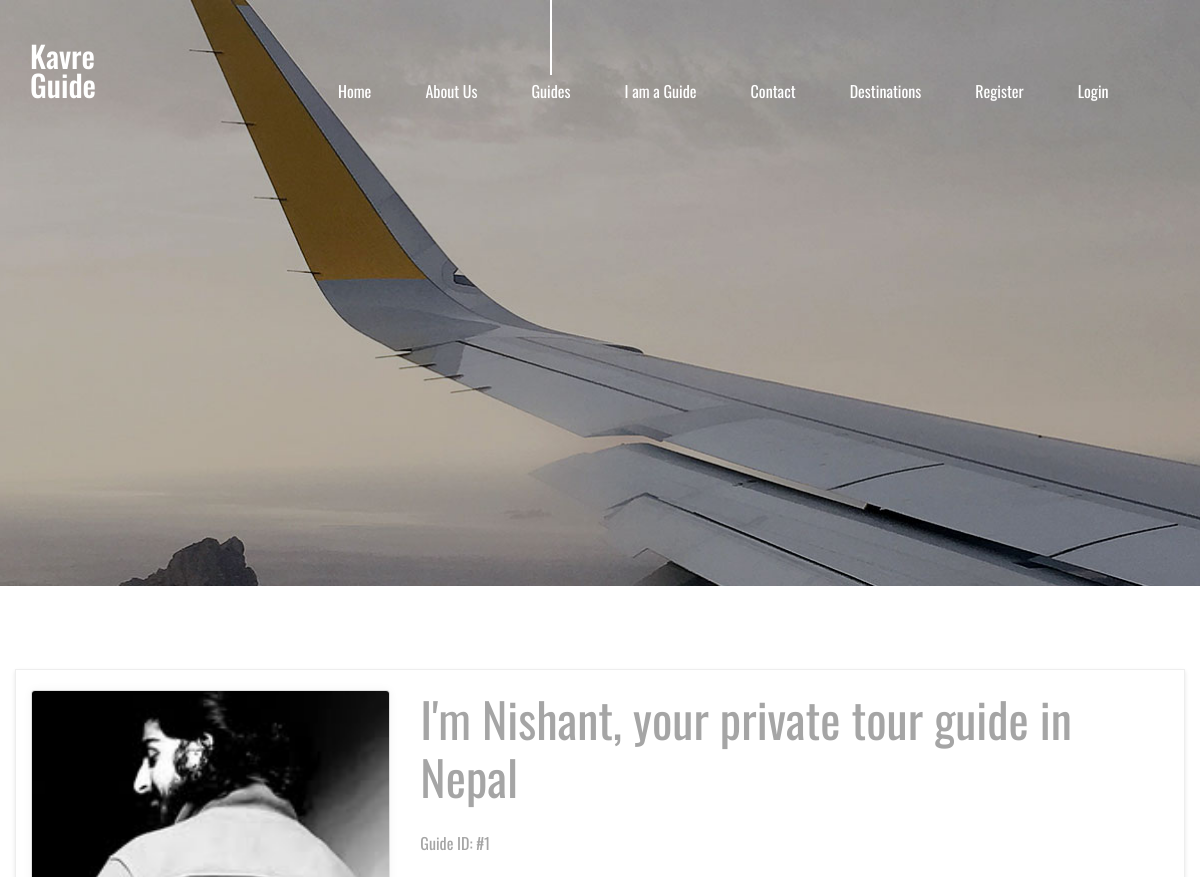
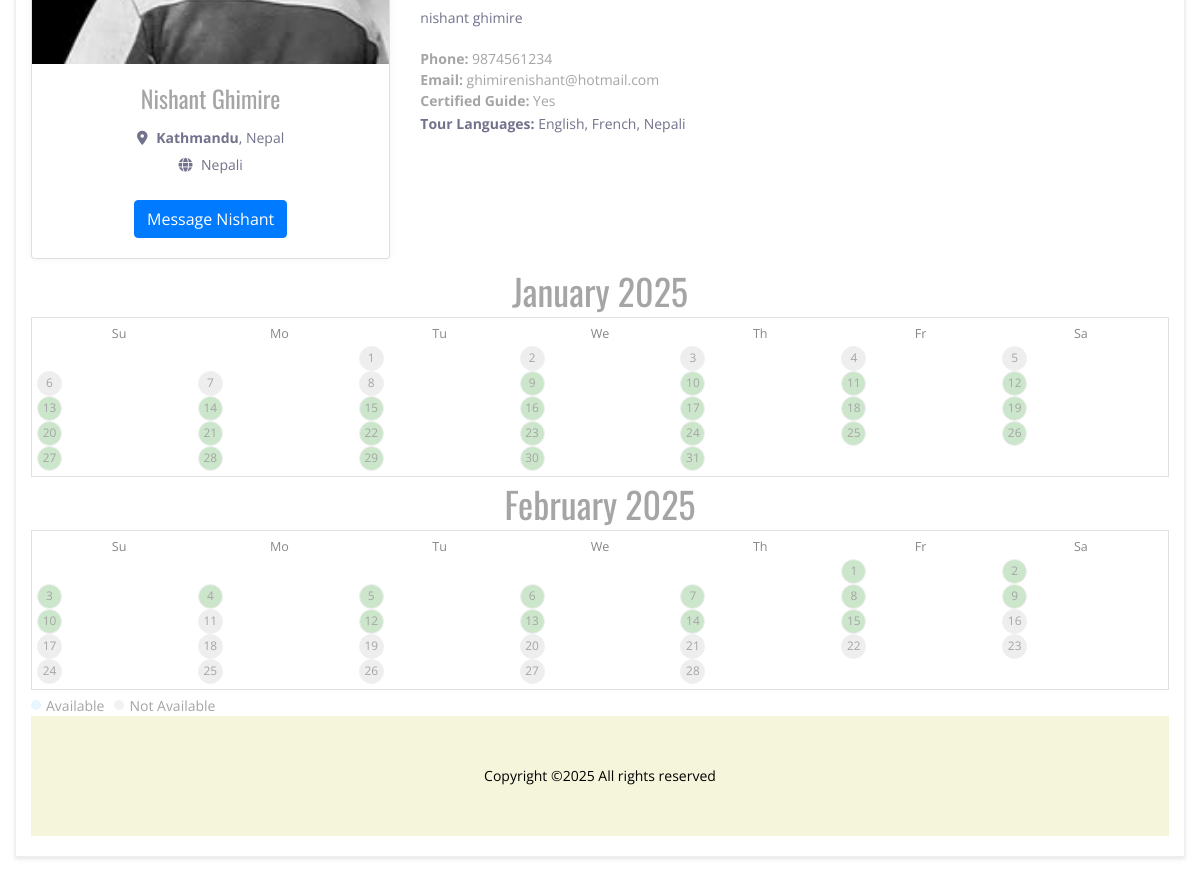
The app's page /accounts/news/1/ with its own data (2 pictures, top to bottom).
### travello/models.py (models this page shows, shortened)
class Guide(models.Model):
    CIVILITY_CHOICES = [
        ('Mr', 'Mr'),
        ('Mrs', 'Mrs'),
        ('Ms', 'Ms'),
    ]
    civility = models.CharField(max_length=10, choices=CIVILITY_CHOICES)
    first_name = models.CharField(max_length=50)
    last_name = models.CharField(max_length=50)
    email = models.EmailField()
    phone_number = models.CharField(max_length=15, blank=True, null=True)
    country = models.CharField(max_length=100)
    city_or_region = models.CharField(max_length=100)
    mother_tongue = models.CharField(max_length=50)
    tour_languages = models.TextField(help_text="Comma-separated list of languages")
    presentation = models.TextField()
    photo = models.ImageField(upload_to="pics/")
    certified_guide = models.BooleanField(default=False)
    guide_card = models.FileField(upload_to="pics/", blank=True, null=True)
    message = models.TextField(blank=True, null=True)
    created_at = models.DateTimeField(auto_now_add=True)
    price = models.DecimalField(max_digits=10, decimal_places=2, default=0.00)
    username = models.CharField(max_length=150, unique=True)
    password = models.CharField(max_length=128)  # Password field for hashing
    users = models.ManyToManyField('auth.User', blank=True, related_name='userss')

### accounts/views.py (the view)
# urls.py: path('news/<int:guide_id>/', views.guide_details, name='guide_details'),
def guide_details(request, guide_id):
    guide = get_object_or_404(Guide, id=guide_id)
    today = datetime.today()
    availabilities = guide.availabilities.all()
    cal_data = []
    for i in range(0, 2):
        month_date = today.replace(month=today.month + i)
        year = month_date.year
        month = month_date.month
        num_days = monthrange(year, month)[1]
        first_day_of_month = datetime(year, month, 1).weekday()
        days = []
        for day in range(1, num_days + 1):
            date = datetime(year, month, day)
            is_available = False
            for availability in availabilities:
              if availability.start_date.date() <= date.date() <= availability.end_date.date():
                  is_available = True
                  break
            days.append({
                    'date': date,
                    'day': day,
                    'is_available': is_available,
                })
        first_day_range = list(range(first_day_of_month))
        cal_data.append(
            {
                "month_name": month_date.strftime("%B %Y"),
                "first_day_range": first_day_range,
                "days": days,
            }
        )
    return render(request, "guide_details.html", {"guide": guide, 'calendar_data': cal_data})

### templates/guide_details.html (shortened to what this page needs)
{% load static %}
{% load accounts_extras %}
<!DOCTYPE html>
<html lang="en">
<head>
    <link rel="stylesheet" href="https://cdnjs.cloudflare.com/ajax/libs/font-awesome/6.0.0-beta3/css/all.min.css">
    <link rel="stylesheet" type="text/css" href="{% static 'styles/bootstrap4/bootstrap.min.css' %}">
    <link href="{% static 'plugins/font-awesome-4.7.0/css/font-awesome.min.css' %}" rel="stylesheet" type="text/css">
    <link rel="stylesheet" type="text/css" href="{% static 'plugins/OwlCarousel2-2.2.1/owl.carousel.css' %}">
    <link rel="stylesheet" type="text/css" href="{% static 'plugins/OwlCarousel2-2.2.1/owl.theme.default.css' %}">
    <link rel="stylesheet" type="text/css" href="{% static 'plugins/OwlCarousel2-2.2.1/animate.css' %}">
    <link rel="stylesheet" type="text/css" href="{% static 'styles/destinations.css' %}">
    <link rel="stylesheet" type="text/css" href="{% static 'styles/destinations_responsive.css' %}">
    <link href="https://cdn.jsdelivr.net/npm/fullcalendar@6.1.8/main.min.css" rel="stylesheet">
</head>
<body>
    <header class="header">
		<div class="container">
			<div class="row">
				<div class="col">
					<div class="header_content d-flex flex-row align-items-center justify-content-start">
						<div class="header_content_inner d-flex flex-row align-items-end justify-content-start">
							<div class="logo"><a href="{% url "index" %}">Kavre Guide</a></div>
							<nav class="main_nav">
								<ul class="d-flex flex-row align-items-start justify-content-start">
									<li><a href="{% url "index" %}">Home</a></li>
									<li ><a href="{% url 'about' %}">About Us</a></li>
									<li class="active"><a href="{% url 'news' %}">Guides</a></li>
									<li><a href="{% url 'guide' %}">I am a Guide</a></li>
									<li><a href="{% url 'contact' %}">Contact</a></li>
									<li ><a href="{% url 'destinations' %}">Destinations</a></li>
									{% if user.is_authenticated %}
										<li><a href="{% url 'logout' %}">Logout</a></li>
									{% else %}
										<li><a href="{% url 'register' %}">Register</a></li>
										<li><a href="{% url 'login' %}">Login</a></li>
									{% endif %}
								</ul>
								</nav>
						</div>
					</div>
				</div>
			</div>
		</div>
	</header>
	<div class="home">
		<div class="background_image" style="background-image:url({% static 'images/destinations.jpg' %})"></div>
	</div>
    <br><br><br>
    <div class="container guide-details">
        <div class="row">
            <div class="col-md-4">
                <div class="card">
                    <img src="{{ guide.photo.url }}" class="card-img-top" alt="{{ guide.first_name }} {{ guide.last_name }}">
                    <div class="card-body text-center">
                        <h5 class="card-title">{{ guide.first_name }} {{ guide.last_name }}</h5>
                        <p class="card-text">
                            <strong><i class="fas fa-location-dot"></i> {{ guide.city_or_region }}</strong>, {{ guide.country }}<br>
                            <span> <i class="fas fa-globe"></i> {{ guide.mother_tongue }}</span>
                        </p><br>
                        <a href="{% url 'contact_guide' guide.id %}" class="btn btn-primary">Message {{ guide.first_name }}</a>
                    </div>
                </div>
            </div>
            <div class="col-md-8">
                <h2>I'm {{ guide.first_name }}, your private tour guide in {{ guide.country }}</h2><br>
                <h6>Guide ID: #{{ guide.id }}</h6><br>
                <p>{{ guide.presentation }}</p>
                <ul>
                    <li><strong>Phone:</strong> {{ guide.phone_number }}</li>
                    <li><strong>Email:</strong> {{ guide.email }}</li>
                    <li><strong>Certified Guide:</strong> {{ guide.certified_guide|yesno:"Yes,No" }}</li>
                </ul>
                <p>
                    <strong>Tour Languages:</strong> {{ guide.tour_languages }}
                </p>
            </div>
        </div>
 <div class="availability-calendar">
    {% if calendar_data %}
         {% for cal_data in calendar_data %}
         <h3>{{cal_data.month_name}}</h3>
         <div class="calendar-month">
         <div class="calendar-header">
            <div>Su</div><div>Mo</div><div>Tu</div><div>We</div><div>Th</div><div>Fr</div><div>Sa</div>
          </div>
             <div class="calendar-days">
              {% for i in cal_data.first_day_range %}
              <div class="calendar-day empty"></div>
              {% endfor %}
              {% for day in cal_data.days %}
                    <div class="calendar-day {% if day.is_available %}available{% else %}unavailable{% endif %}">{{ day.day }}</div>
                  {% endfor %}
           </div>
           </div>
        {% endfor %}
     {% endif %}
  </div>
 <div style="display: flex; align-items:center; margin-top: 5px;">
     <span style="display: inline-block; width: 10px; height: 10px; border-radius: 50%; background-color: #e6f7ff; margin-right:5px;"></span>Available
      <span style="display: inline-block; width: 10px; height: 10px; border-radius: 50%; background-color: #f2f2f2; margin-left:10px; margin-right:5px;"></span>Not Available
  </div>
<div style="background-color: beige; height: 120px; color: black; display: flex; justify-content: center; align-items: center;" class="col text-center">
			Copyright ©<script>document.write(new Date().getFullYear());</script> All rights reserved </a> </div>
</body>
</html>

### static/styles/destinations.css (style rules this page uses)
* { margin: 0; padding: 0; -webkit-font-smoothing: antialiased; -webkit-text-shadow: rgba(0,0,0,.01) 0 0 1px; text-shadow: rgba(0,0,0,.01) 0 0 1px; }
body { font-family: 'Open Sans', sans-serif; font-size: 14px; font-weight: 400; background: #FFFFFF; color: #a5a5a5; }
div { display: block; position: relative; -webkit-box-sizing: border-box; -moz-box-sizing: border-box; box-sizing: border-box; }
ul { list-style: none; margin-bottom: 0px; }
p { font-family: 'Open Sans', sans-serif; font-size: 14px; line-height: 1.9285; font-weight: 400; color: #72728c; -webkit-font-smoothing: antialiased; -webkit-text-shadow: rgba(0,0,0,.01) 0 0 1px; text-shadow: rgba(0,0,0,.01) 0 0 1px; }
p:last-of-type { margin-bottom: 0; }
a, a:hover, a:visited, a:active, a:link { text-decoration: none; -webkit-font-smoothing: antialiased; -webkit-text-shadow: rgba(0,0,0,.01) 0 0 1px; text-shadow: rgba(0,0,0,.01) 0 0 1px; }
h2 { font-size: 48px; }
h3 { font-size: 36px; }
h5 { font-size: 18px; }
h1, h2, h3, h4, h5, h6 { font-family: 'Oswald', sans-serif; font-weight: 400; -webkit-font-smoothing: antialiased; -webkit-text-shadow: rgba(0,0,0,.01) 0 0 1px; text-shadow: rgba(0,0,0,.01) 0 0 1px; }
.background_image { position: absolute; top: 0; left: 0; width: 100%; height: 100%; background-repeat: no-repeat; background-size: cover; background-position: center center; }
.header { position: fixed; top: 0; left: 0; width: 100%; z-index: 100; -webkit-transition: all 200ms ease; -moz-transition: all 200ms ease; -ms-transition: all 200ms ease; -o-transition: all 200ms ease; transition: all 200ms ease; }
.header_content { width: 100%; height: 148px; -webkit-transition: all 200ms ease; -moz-transition: all 200ms ease; -ms-transition: all 200ms ease; -o-transition: all 200ms ease; transition: all 200ms ease; }
.header_content_inner { width: 100%; }
.logo a { font-family: 'Oswald', sans-serif; font-size: 30px; font-weight: 500; color: #FFFFFF; line-height: 0.75; }
.main_nav { margin-left: 242px; }
.main_nav ul li { position: relative; }
.main_nav ul li::after { display: block; position: absolute; left: 50%; -webkit-transform: translateX(-50%); -moz-transform: translateX(-50%); -ms-transform: translateX(-50%); -o-transform: translateX(-50%); transform: translateX(-50%); top: -104px; width: 2px; height: 0px; background: #FFFFFF; content: ''; visibility: hidden; opacity: 0; -webkit-transition: all 200ms ease; -moz-transition: all 200ms ease; -ms-transition: all 200ms ease; -o-transition: all 200ms ease; transition: all 200ms ease; }
.main_nav ul li.active::after, .main_nav ul li:hover::after { height: 100px; visibility: visible; opacity: 1; }
.main_nav ul li:not(:last-child) { margin-right: 54px; }
.main_nav ul li a { font-family: 'Oswald', sans-serif; font-size: 16px; font-weight: 400; color: #FFFFFF; white-space: nowrap; }
.home { width: 100%; height: 586px; }

### templates/guide_details.html (style rules this page uses)
.guide-details { max-width: 1200px; margin: 20px auto; padding: 20px; background-color: white; border: 1px solid #eee; box-shadow: 0 2px 4px rgba(0, 0, 0, 0.1); }
.card { border: none; box-shadow: 0 0 10px rgba(0, 0, 0, 0.05); }
.card-img-top { width: 100%; height: auto; max-height: 250px; object-fit: cover; }
.card-title { font-size: 1.5rem; }
.card-text i { margin-right: 5px; }
.btn-primary { background-color: #007bff; color: white; border: none; padding: 10px 15px; border-radius: 5px; display: inline-block; text-align: center; text-decoration: none; cursor: pointer; }
.available { background-color: #e6f7ff; cursor: pointer; }
.unavailable { background-color: #f2f2f2; cursor: not-allowed; }
.availability-calendar { margin-top: 10px; }
.availability-calendar h3 { text-align: center; margin-bottom: 5px; }
.calendar-month { border: 1px solid #e0e0e0; padding: 5px; margin-bottom: 5px; }
.calendar-header { display: grid; grid-template-columns: repeat(7, 1fr); text-align: center; font-size: 0.9em; color: #888; padding: 2px; }
.calendar-days { display: grid; grid-template-columns: repeat(7, 1fr); }
.calendar-day { display: flex; align-items: center; justify-content: center; height: 25px; width: 25px; text-align: center; border: 1px solid #f0f0f0; font-size: 0.85em; border-radius: 50%; cursor: pointer; }
.calendar-day.available { background-color: rgba(0, 128, 0, 0.2); }
.calendar-day.unavailable { background-color: #eee; }
.calendar-day.empty { border: none; cursor: default; }

### records on screen
Guide: photo (picture), first_name "Nishant", last_name "Ghimire", city_or_region "Kathmandu", country "Nepal", mother_tongue "Nepali", id "1", presentation "nishant ghimire", phone_number "9874561234", email "ghimirenishant@hotmail.com", certified_guide "Yes", tour_languages "English, French, Nepali"

### other values on screen
{{ cal_data.month_name }} "January 2025" "February 2025"
{{ day.day }} "1" "2" "3" "4" "5" "6" "7" "8" "9" "10" "11" "12" "13" "14" "15" "16" "17" "18" "19" "20" "21" "22" "23" "24" "25" "26" "27" "28" "29" "30" "31" "1" "2" "3" "4" "5" "6" "7" "8" "9" "10" "11" "12" "13" "14" "15" "16" "17" "18" "19" "20" "21" "22" "23" "24" "25" "26" "27" "28"
